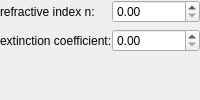
                          <widget class="QWidget" name="page_3">
                           <layout class="QGridLayout" name="gridLayout_4">
                            <property name="leftMargin">
                             <number>0</number>
                            </property>
                            <property name="topMargin">
                             <number>0</number>
                            </property>
                            <property name="rightMargin">
                             <number>0</number>
                            </property>
                            <property name="bottomMargin">
                             <number>0</number>
                            </property>
                            <property name="horizontalSpacing">
                             <number>0</number>
                            </property>
                            <item row="0" column="0">
                             <widget class="QLabel" name="label_14">
                              <property name="text">
                               <string>refractive index n:</string>
                              </property>
                             </widget>
                            </item>
                            <item row="1" column="0">
                             <widget class="QLabel" name="label_15">
                              <property name="text">
                               <string>extinction coefficient:</string>
                              </property>
                             </widget>
                            </item>
                            <item row="1" column="1">
                             <widget class="QDoubleSpinBox" name="criConstantkEdit">
                              <property name="singleStep">
                               <double>0.100000000000000</double>
                              </property>
                             </widget>
                            </item>
                            <item row="0" column="1">
                             <widget class="QDoubleSpinBox" name="criConstantnEdit">
                              <property name="singleStep">
                               <double>0.100000000000000</double>
                              </property>
                             </widget>
                            </item>
                            <item row="2" column="0">
                             <spacer name="verticalSpacer_4">
                              <property name="orientation">
                               <enum>Qt::Vertical</enum>
                              </property>
                              <property name="sizeHint" stdset="0">
                               <size>
                                <width>20</width>
                                <height>40</height>
                               </size>
                              </property>
                             </spacer>
                            </item>
                           </layout>
                          </widget>
